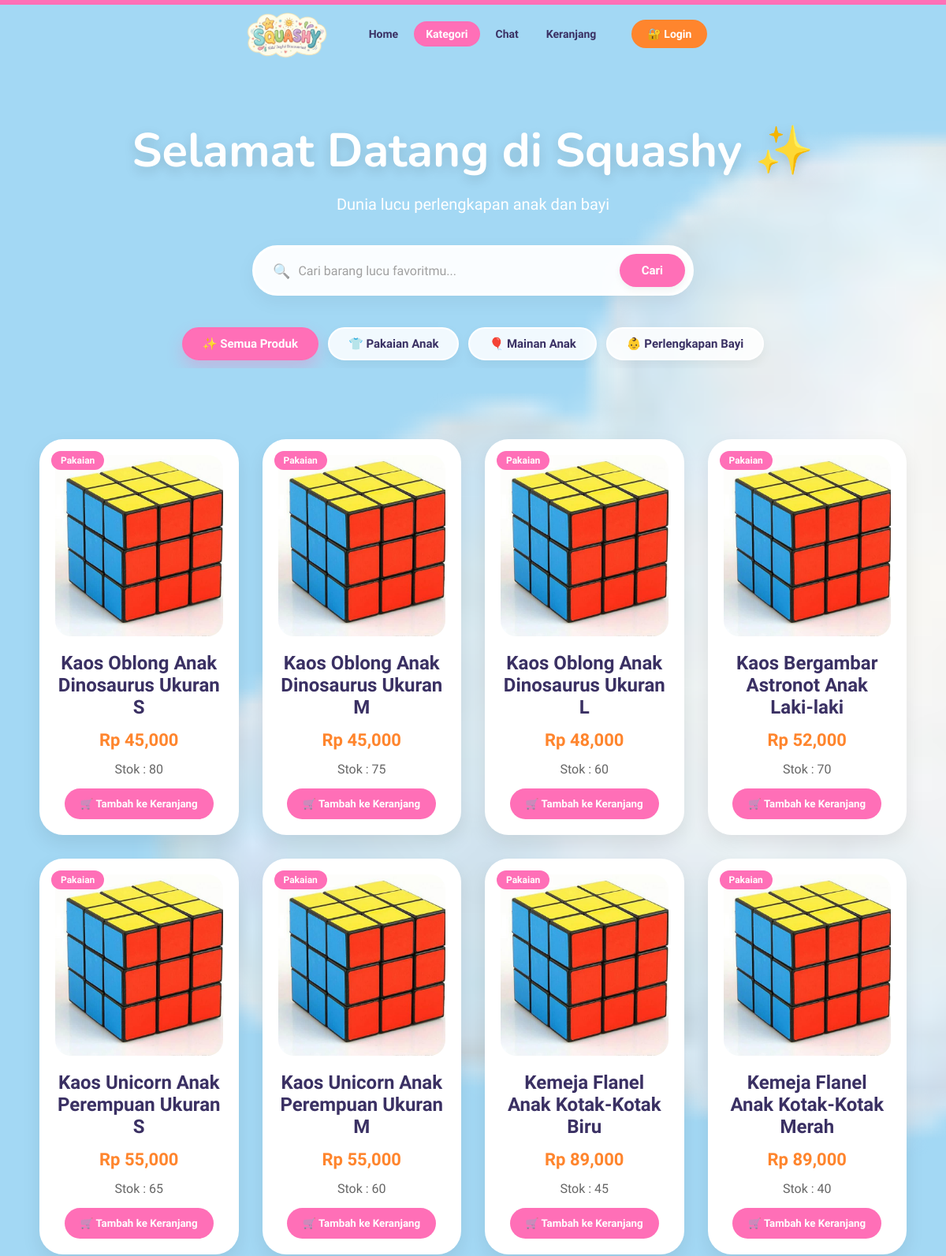
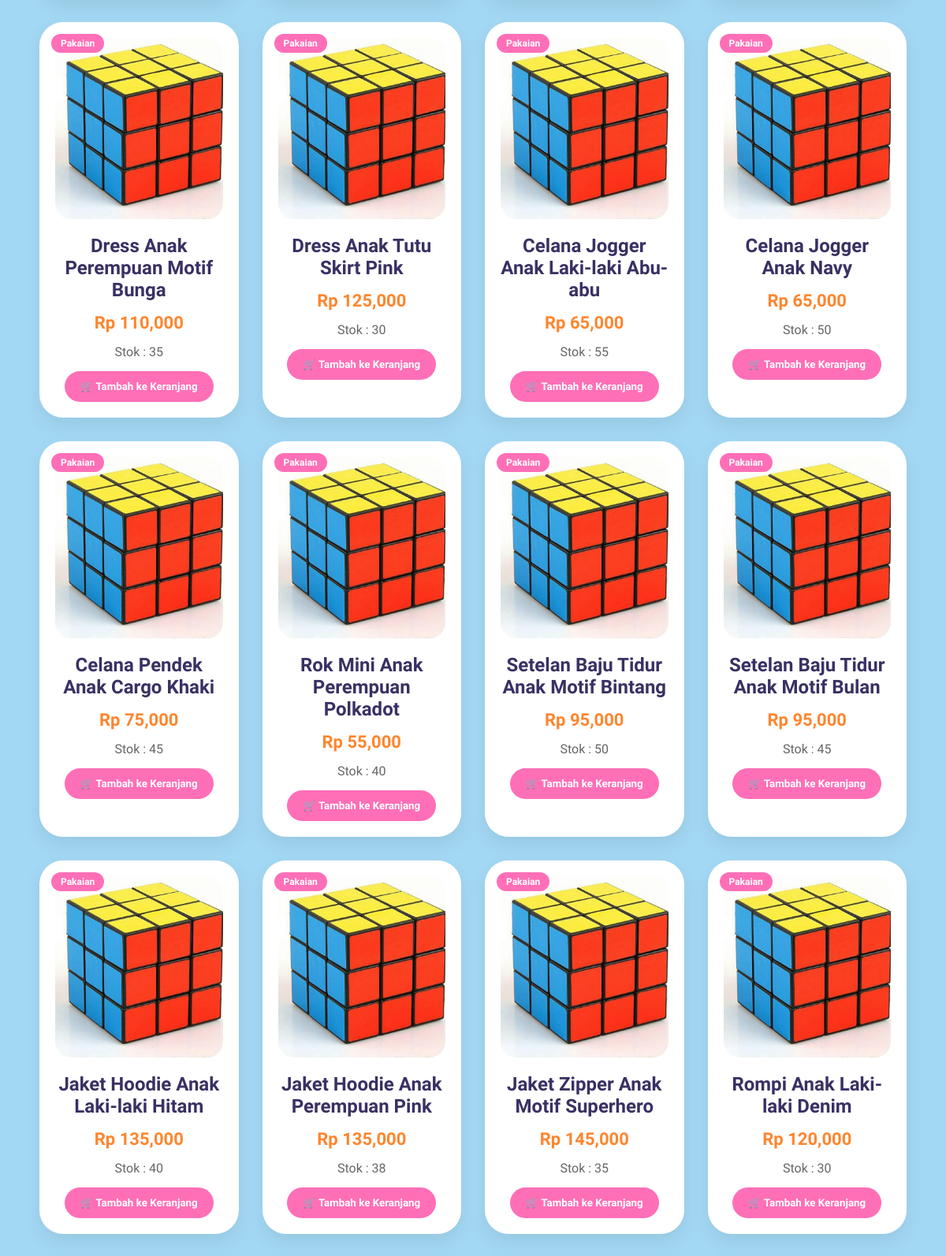
/customers/kategori.php (upper part), run on the app's committed database (2 pictures, top to bottom).
### tables this page shows
CREATE TABLE `produk` (
  `id_produk` int NOT NULL,
  `id_kategori` int NOT NULL,
  `nama_produk` varchar(255) NOT NULL,
  `harga` int NOT NULL,
  `stok` int DEFAULT '0',
  `deskripsi` varchar(255) DEFAULT NULL,
  `foto` varchar(255) DEFAULT NULL
);

CREATE TABLE `kategori` (
  `id_kategori` int NOT NULL,
  `nama_kategori` varchar(255) NOT NULL
);

### config/app.php (called while the page is built)
<?php
$base_url = "http://localhost/squashy/";

### customers/kategori.php (the view, shortened to what this page needs)
<?php
require_once __DIR__ . '/../config/app.php';
require_once __DIR__ . '/../config/database.php';
$kategori = isset($_GET['kategori']) ? $_GET['kategori'] : 'all';
$keyword = isset($_GET['keyword']) ? trim($_GET['keyword']) : '';
$where = "";
$query = mysqli_query($conn, "
    SELECT produk.*, kategori.nama_kategori
    FROM produk
    JOIN kategori
    ON produk.id_kategori = kategori.id_kategori
    $where
");
$theme = "home";
?>
<!DOCTYPE html>
<html lang="id">
<head>
</head>
<body data-theme="<?= $theme ?>">
    <?php require_once __DIR__ . '/../components/layout/header_kategori.php'; ?>
    <section class="hero">
        <?php if ($kategori == 'Pakaian') : ?>
            <h1>Pakaian Anak Stylish 👕</h1>
            <p>Koleksi pakaian lucu dan nyaman untuk si kecil</p>
        <?php elseif ($kategori == 'Mainan') : ?>
            <h1>Mainan Anak Seru 🎈</h1>
            <p>Mainan edukatif dan menyenangkan setiap hari</p>
        <?php elseif ($kategori == 'Perlengkapan') : ?>
            <h1>Perlengkapan Bayi 👶</h1>
            <p>Semua kebutuhan bayi lengkap dan berkualitas</p>
        <?php else : ?>
            <h1>Selamat Datang di Squashy ✨</h1>
            <p>Dunia lucu perlengkapan anak dan bayi</p>
        <?php endif; ?>
    </section>
    <div class="search-bar-container">
        <form action="kategori.php" method="GET" class="search-form-body">
            <div class="search-input-wrapper">
                <span class="search-icon">🔍</span>
                <input type="text" name="keyword" placeholder="Cari barang lucu favoritmu..." value="<?= htmlspecialchars($keyword) ?>">
            </div>
            <button type="submit" class="search-submit-btn">Cari</button>
        </form>
    </div>
    <div class="category-tabs-container">
        <a href="kategori.php?kategori=all"
           class="category-tab <?= $kategori == 'all' ? 'active' : '' ?>">
           ✨ Semua Produk
        </a>
        <a href="kategori.php?kategori=Pakaian"
           class="category-tab <?= $kategori == 'Pakaian' ? 'active' : '' ?>">
           👕 Pakaian Anak
        </a>
        <a href="kategori.php?kategori=Mainan"
           class="category-tab <?= $kategori == 'Mainan' ? 'active' : '' ?>">
           🎈 Mainan Anak
        </a>
        <a href="kategori.php?kategori=Perlengkapan"
           class="category-tab <?= $kategori == 'Perlengkapan' ? 'active' : '' ?>">
           👶 Perlengkapan Bayi
        </a>
    </div>
    <section class="product-section">
        <?php if (mysqli_num_rows($query) > 0) : ?>
            <?php while ($produk = mysqli_fetch_assoc($query)) : ?>
                <div class="product-card" data-id="<?= $produk['id_produk'] ?>">
                    <span class="badge">
                        <?= $produk['nama_kategori'] ?>
                    </span>
                    <div class="product-image">
                        <?php if (!empty($produk['foto'])) : ?>
                            <img src="../<?= htmlspecialchars($produk['foto']); ?>" alt="<?= htmlspecialchars($produk['nama_produk']); ?>">
                        <?php else : ?>
                            <img src="../assets/images/ada.png" alt="No image">
                        <?php endif; ?>
                    </div>
                    <h3>
                        <?= $produk['nama_produk'] ?>
                    </h3>
                    <div class="price">
                        Rp <?= number_format($produk['harga']) ?>
                    </div>
                    <div class="stok">
                        Stok : <?= $produk['stok'] ?>
                    </div>
                    <form action="keranjang.php?action=add" method="POST" class="cart-form">
                        <button type="submit" class="buy-btn">
                            🛒 Tambah ke Keranjang
                        </button>
                    </form>
                </div>
            <?php endwhile; ?>
        <?php else : ?>
            <div class="empty">
                Produk belum tersedia 😢
            </div>
        <?php endif; ?>
</body>
</html>

### components/layout/header_kategori.php (shortened to what this page needs)
<?php
require_once __DIR__ . '/../../config/app.php';
$current_page = basename($_SERVER['SCRIPT_NAME']);
?>
<nav>
    <div class="nav-container">
        <div class="logo">
            <a href="<?= $base_url ?>index.php"><img src="<?= $base_url ?>assets/images/logo.png" alt="Squashy Logo"></a>
        </div>
        <div class="nav-links">
            <a onclick="changeTheme('home', this)" class="<?= ($current_page == 'index.php') ? 'active' : '' ?>" href="<?= $base_url ?>index.php">Home</a>
            <a onclick="changeTheme('pakaian', this)" class="<?= ($current_page == 'kategori.php') ? 'active' : '' ?>" href="<?= $base_url ?>customers/kategori.php">Kategori</a>
            <a onclick="changeTheme('mainan', this)" class="<?= ($current_page == 'chat.php') ? 'active' : '' ?>" href="<?= $base_url ?>customers/chat.php">Chat</a>
            <a onclick="changeTheme('perlengkapan', this)" class="<?= ($current_page == 'keranjang.php') ? 'active' : '' ?>" href="<?= $base_url ?>customers/keranjang.php">Keranjang</a>
        </div>
        <div class="nav-links">
            <?php
            if (isset($_SESSION['login']) && $_SESSION['login'] === true) :
            ?>
                <a href="<?= $base_url ?>customers/profil.php" class="login-btn <?= ($current_page == 'profil.php') ? 'active' : '' ?>" style="background-color: var(--pink);">
                    👤 Profil
                </a>
            <?php else : ?>
                <a href="<?= $base_url ?>customers/login.php" class="login-btn">🔐 Login</a>
            <?php endif; ?>
        </div>
    </div>
</nav>

### customers/kategori.php (style rules this page uses)
:root { --pink: #FF6FB7; --yellow: #FFD93D; --blue: #4DC8F0; --green: #6EDB8F; --orange: #FF852D; --white: #FFFFFF; --dark: #3A3063; --theme-color: #A3D8F4; --header-active: var(--pink); }
* { margin: 0; padding: 0; box-sizing: border-box; font-family: 'Quicksand', sans-serif; }
body { background-color: var(--theme-color); background-image: url('../assets/images/tbg.png'); background-size: cover; background-attachment: fixed; min-height: 100vh; transition: 0.5s ease; }
.category-tabs-container { display: flex; justify-content: center; align-items: center; gap: 12px; margin: 0 auto 40px auto; max-width: 820px; overflow-x: auto; padding: 10px 20px; scrollbar-width: none; -webkit-overflow-scrolling: touch; }
.category-tab { text-decoration: none; font-weight: 700; font-size: 15px; padding: 10px 24px; border-radius: 25px; color: var(--dark); background: rgba(255, 255, 255, 0.85); border: 2px solid white; box-shadow: 0 6px 15px rgba(0, 0, 0, 0.05); transition: all 0.3s cubic-bezier(0.175, 0.885, 0.32, 1.275); display: inline-flex; align-items: center; gap: 8px; cursor: pointer; flex-shrink: 0; }
.category-tab.active { background-color: var(--header-active); border-color: var(--header-active); color: white !important; box-shadow: 0 10px 20px rgba(255, 111, 183, 0.3); }
.hero { text-align: center; padding: 70px 20px 40px; }
.hero h1 { font-size: 60px; color: white; font-family: 'Nunito', sans-serif; text-shadow: 0 5px 15px rgba(0, 0, 0, 0.15); }
.hero p { margin-top: 15px; font-size: 20px; color: white; }
.product-section { padding: 50px; display: grid; grid-template-columns: repeat(auto-fill, minmax(250px, 1fr)); gap: 30px; max-width: 1200px; margin: 0 auto; width: 100%; }
.product-card { background: white; border-radius: 30px; padding: 20px; position: relative; overflow: hidden; text-align: center; transition: 0.3s; box-shadow: 0 10px 25px rgba(0, 0, 0, 0.08); animation: float 4s ease-in-out infinite; }
.badge { position: absolute; top: 15px; left: 15px; background: var(--header-active); color: white; padding: 5px 12px; border-radius: 20px; font-size: 12px; font-weight: bold; }
.product-image { width: 100%; height: 230px; overflow: hidden; border-radius: 20px; background: #f5f5f5; }
.product-image img { width: 100%; height: 100%; object-fit: cover; transition: 0.3s; }
.product-card h3 { margin-top: 20px; font-size: 24px; color: var(--dark); }
.price { color: var(--orange); font-size: 22px; font-weight: bold; margin: 15px 0; }
.stok { color: #666; margin-bottom: 15px; }
.cart-form { display: inline-block; margin: 0; }
.buy-btn { border: none; background: var(--header-active); color: white; padding: 12px 20px; border-radius: 20px; cursor: pointer; font-weight: bold; transition: 0.3s; }
.product-card { cursor: pointer; }
.search-bar-container { max-width: 600px; margin: 0 auto 30px auto; padding: 0 20px; width: 100%; }
.search-form-body { display: flex; gap: 10px; background: rgba(255, 255, 255, 0.95); padding: 8px; border-radius: 35px; border: 3px solid white; box-shadow: 0 8px 25px rgba(0, 0, 0, 0.05); transition: all 0.3s cubic-bezier(0.175, 0.885, 0.32, 1.275); align-items: center; }
.search-input-wrapper { position: relative; flex: 1; display: flex; align-items: center; padding-left: 15px; }
.search-icon { font-size: 18px; color: var(--dark); opacity: 0.6; margin-right: 10px; }
.search-input-wrapper input { width: 100%; border: none; background: transparent; padding: 10px 0; font-size: 16px; font-weight: 700; color: var(--dark); outline: none; }
.search-input-wrapper input::placeholder { color: #a0a0a0; font-weight: 500; }
.search-submit-btn { background: var(--header-active); border: none; color: white; font-weight: 700; font-size: 15px; padding: 12px 28px; border-radius: 25px; cursor: pointer; transition: all 0.3s ease; box-shadow: 0 4px 10px rgba(0,0,0,0.05); }

### data on the page
produk: id_kategori.nama_kategori "Pakaian", foto (picture), nama_produk "Kaos Oblong Anak Dinosaurus Ukuran S", harga "45,000", stok "80"
produk: id_kategori.nama_kategori "Pakaian", foto (picture), nama_produk "Kaos Oblong Anak Dinosaurus Ukuran M", harga "45,000", stok "75"
produk: id_kategori.nama_kategori "Pakaian", foto (picture), nama_produk "Kaos Oblong Anak Dinosaurus Ukuran L", harga "48,000", stok "60"
produk: id_kategori.nama_kategori "Pakaian", foto (picture), nama_produk "Kaos Bergambar Astronot Anak Laki-laki", harga "52,000", stok "70"
produk: id_kategori.nama_kategori "Pakaian", foto (picture), nama_produk "Kaos Unicorn Anak Perempuan Ukuran S", harga "55,000", stok "65"
produk: id_kategori.nama_kategori "Pakaian", foto (picture), nama_produk "Kaos Unicorn Anak Perempuan Ukuran M", harga "55,000", stok "60"
produk: id_kategori.nama_kategori "Pakaian", foto (picture), nama_produk "Kemeja Flanel Anak Kotak-Kotak Biru", harga "89,000", stok "45"
produk: id_kategori.nama_kategori "Pakaian", foto (picture), nama_produk "Kemeja Flanel Anak Kotak-Kotak Merah", harga "89,000", stok "40"
produk: id_kategori.nama_kategori "Pakaian", foto (picture), nama_produk "Dress Anak Perempuan Motif Bunga", harga "110,000", stok "35"
produk: id_kategori.nama_kategori "Pakaian", foto (picture), nama_produk "Dress Anak Tutu Skirt Pink", harga "125,000", stok "30"
produk: id_kategori.nama_kategori "Pakaian", foto (picture), nama_produk "Celana Jogger Anak Laki-laki Abu-abu", harga "65,000", stok "55"
produk: id_kategori.nama_kategori "Pakaian", foto (picture), nama_produk "Celana Jogger Anak Navy", harga "65,000", stok "50"
produk: id_kategori.nama_kategori "Pakaian", foto (picture), nama_produk "Celana Pendek Anak Cargo Khaki", harga "75,000", stok "45"
produk: id_kategori.nama_kategori "Pakaian", foto (picture), nama_produk "Rok Mini Anak Perempuan Polkadot", harga "55,000", stok "40"
produk: id_kategori.nama_kategori "Pakaian", foto (picture), nama_produk "Setelan Baju Tidur Anak Motif Bintang", harga "95,000", stok "50"
produk: id_kategori.nama_kategori "Pakaian", foto (picture), nama_produk "Setelan Baju Tidur Anak Motif Bulan", harga "95,000", stok "45"
produk: id_kategori.nama_kategori "Pakaian", foto (picture), nama_produk "Jaket Hoodie Anak Laki-laki Hitam", harga "135,000", stok "40"
produk: id_kategori.nama_kategori "Pakaian", foto (picture), nama_produk "Jaket Hoodie Anak Perempuan Pink", harga "135,000", stok "38"
produk: id_kategori.nama_kategori "Pakaian", foto (picture), nama_produk "Jaket Zipper Anak Motif Superhero", harga "145,000", stok "35"
produk: id_kategori.nama_kategori "Pakaian", foto (picture), nama_produk "Rompi Anak Laki-laki Denim", harga "120,000", stok "30"
